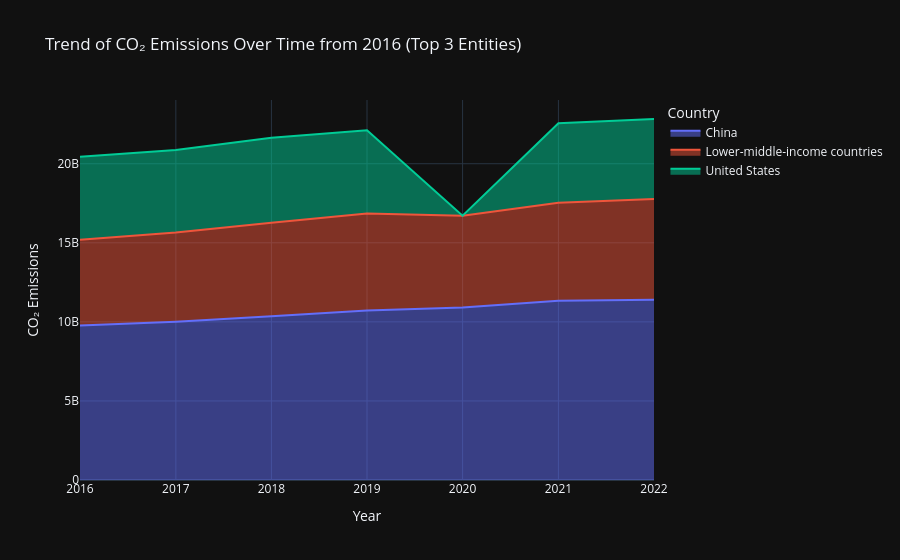

The notebook cell this image was saved under:
### Markdown cell above
### 3. Top 3 CO₂ emitting countries worldwide

### Code cell
# List of entities to exclude
entities_to_exclude = ['World', 'High-income countries', 'Upper-middle-income countries',' Lower-middle-income countries', 
                       'Low-income countries',' Africa', 'Asia', 'Europe', 'North America', 'Oceania', 'South America', 
                       'Asia (excl. China and India)', 'Europe (excl. EU-27)', 'Europe (excl. EU-28)', 
                       'European Union (27)', 'European Union (28)', 'North America (excl. USA)']

# Filter the DataFrame and exclude the specified entities
#filtered_df = merged_df[(~merged_df['Entity'].isin(entities_to_exclude)) & (merged_df['Year'] >= 2016)]
filtered_df = merged_df[(~merged_df['Entity'].isin(entities_to_exclude)) & (merged_df['Year'] >= pd.to_datetime('2016'))]


# Sort the filtered DataFrame by 'Annual CO₂ emissions' in descending order
sorted_df = filtered_df.sort_values(by='Annual CO₂ emissions', ascending=False)

# Display only the top 20 entities
top_20_df = sorted_df.head(20)

# Create an area chart using Plotly Express
fig = px.area(top_20_df, x='Year', y='Annual CO₂ emissions', color='Entity',
              title='Trend of CO₂ Emissions Over Time from 2016 (Top 3 Entities)',
              labels={'Annual CO₂ emissions': 'CO₂ Emissions', 'Entity': 'Country'},
              template='plotly_dark')

# Show the interactive chart
fig.show()

### Figure 1 — Plotly figure (JSON) as saved in the notebook; plotly's stock layout.template omitted (floating-point values rounded to 4 significant figures)
{"data": [{"fillpattern": {"shape": ""}, "hovertemplate": "Country=China<br>Year=%{x}<br>CO₂ Emissions=%{y}<extra></extra>", "legendgroup": "China", "line": {"color": "#636efa"}, "marker": {"symbol": "circle"}, "mode": "lines", "name": "China", "orientation": "v", "showlegend": true, "stackgroup": "1", "type": "scatter", "x": ["2022-01-01T00:00:00.000000000", "2021-01-01T00:00:00.000000000", "2020-01-01T00:00:00.000000000", "2019-01-01T00:00:00.000000000", "2018-01-01T00:00:00.000000000", "2017-01-01T00:00:00.000000000", "2016-01-01T00:00:00.000000000"], "xaxis": "x", "y": [11400000000.0, 11340000000.0, 10910000000.0, 10720000000.0, 10350000000.0, 10010000000.0, 9765000000.0], "yaxis": "y"}, {"fillpattern": {"shape": ""}, "hovertemplate": "Country=Lower-middle-income countries<br>Year=%{x}<br>CO₂ Emissions=%{y}<extra></extra>", "legendgroup": "Lower-middle-income countries", "line": {"color": "#EF553B"}, "marker": {"symbol": "circle"}, "mode": "lines", "name": "Lower-middle-income countries", "orientation": "v", "showlegend": true, "stackgroup": "1", "type": "scatter", "x": ["2022-01-01T00:00:00.000000000", "2021-01-01T00:00:00.000000000", "2019-01-01T00:00:00.000000000", "2018-01-01T00:00:00.000000000", "2020-01-01T00:00:00.000000000", "2017-01-01T00:00:00.000000000", "2016-01-01T00:00:00.000000000"], "xaxis": "x", "y": [6375000000.0, 6192000000.0, 6139000000.0, 5919000000.0, 5804000000.0, 5648000000.0, 5430000000.0], "yaxis": "y"}, {"fillpattern": {"shape": ""}, "hovertemplate": "Country=United States<br>Year=%{x}<br>CO₂ Emissions=%{y}<extra></extra>", "legendgroup": "United States", "line": {"color": "#00cc96"}, "marker": {"symbol": "circle"}, "mode": "lines", "name": "United States", "orientation": "v", "showlegend": true, "stackgroup": "1", "type": "scatter", "x": ["2018-01-01T00:00:00.000000000", "2019-01-01T00:00:00.000000000", "2016-01-01T00:00:00.000000000", "2017-01-01T00:00:00.000000000", "2022-01-01T00:00:00.000000000", "2021-01-01T00:00:00.000000000"], "xaxis": "x", "y": [5378000000.0, 5262000000.0, 5253000000.0, 5212000000.0, 5057000000.0, 5032000000.0], "yaxis": "y"}], "layout": {"legend": {"title": {"text": "Country"}, "tracegroupgap": 0}, "title": {"text": "Trend of CO₂ Emissions Over Time from 2016 (Top 3 Entities)"}, "xaxis": {"anchor": "y", "domain": [0, 1], "title": {"text": "Year"}}, "yaxis": {"anchor": "x", "domain": [0, 1], "title": {"text": "CO₂ Emissions"}}}}
